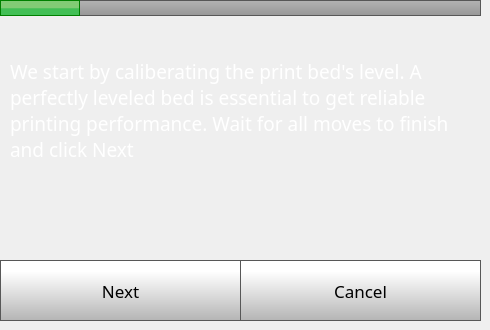
    <widget class="QWidget" name="step1Page">
     <widget class="QLabel" name="caliberateLabel_5">
      <property name="geometry">
       <rect>
        <x>0</x>
        <y>0</y>
        <width>80</width>
        <height>16</height>
       </rect>
      </property>
      <property name="font">
       <font>
        <family>Gotham</family>
        <pointsize>14</pointsize>
        <weight>50</weight>
        <bold>false</bold>
       </font>
      </property>
      <property name="styleSheet">
       <string notr="true">	background-color: qlineargradient(spread:pad, x1:0, y1:0.523, x2:0, y2:0.534, stop:0 rgba(130, 203, 117, 255), stop:1 rgba(66, 191, 85, 255));
border: 1px solid green;</string>
      </property>
      <property name="text">
       <string/>
      </property>
     </widget>
     <widget class="QLabel" name="caliberateLabel_6">
      <property name="geometry">
       <rect>
        <x>10</x>
        <y>20</y>
        <width>461</width>
        <height>181</height>
       </rect>
      </property>
      <property name="font">
       <font>
        <family>Gotham</family>
        <pointsize>14</pointsize>
        <weight>50</weight>
        <bold>false</bold>
       </font>
      </property>
      <property name="styleSheet">
       <string notr="true">color: rgb(255, 255, 255);</string>
      </property>
      <property name="text">
       <string>We start by caliberating the print bed's level. A perfectly leveled bed is essential to get reliable printing performance. Wait for all moves to finish and click Next</string>
      </property>
      <property name="wordWrap">
       <bool>true</bool>
      </property>
     </widget>
     <widget class="QPushButton" name="step1NextButton">
      <property name="geometry">
       <rect>
        <x>0</x>
        <y>260</y>
        <width>241</width>
        <height>61</height>
       </rect>
      </property>
      <property name="font">
       <font>
        <family>Gotham</family>
        <pointsize>13</pointsize>
       </font>
      </property>
      <property name="styleSheet">
       <string notr="true">QPushButton {
     border: 1px solid rgb(87, 87, 87);
	background-color: qlineargradient(spread:pad, x1:0, y1:1, x2:0, y2:0.188, stop:0 rgba(180, 180, 180, 255), stop:1 rgba(255, 255, 255, 255));


}

QPushButton:pressed {
    background-color: qlineargradient(x1: 0, y1: 0, x2: 0, y2: 1,
                                      stop: 0 #dadbde, stop: 1 #f6f7fa);
}

QPushButton:flat {
    border: none; /* no border for a flat push button */
}

QPushButton:default {
    border-color: navy; /* make the default button prominent */
}

QPushButton:focus {
	outline: none;
}</string>
      </property>
      <property name="text">
       <string>Next</string>
      </property>
      <property name="iconSize">
       <size>
        <width>40</width>
        <height>40</height>
       </size>
      </property>
     </widget>
     <widget class="QPushButton" name="step1CancelButton">
      <property name="geometry">
       <rect>
        <x>240</x>
        <y>260</y>
        <width>241</width>
        <height>61</height>
       </rect>
      </property>
      <property name="font">
       <font>
        <family>Gotham</family>
        <pointsize>13</pointsize>
       </font>
      </property>
      <property name="styleSheet">
       <string notr="true">QPushButton {
     border: 1px solid rgb(87, 87, 87);
	background-color: qlineargradient(spread:pad, x1:0, y1:1, x2:0, y2:0.188, stop:0 rgba(180, 180, 180, 255), stop:1 rgba(255, 255, 255, 255));


}

QPushButton:pressed {
    background-color: qlineargradient(x1: 0, y1: 0, x2: 0, y2: 1,
                                      stop: 0 #dadbde, stop: 1 #f6f7fa);
}

QPushButton:flat {
    border: none; /* no border for a flat push button */
}

QPushButton:default {
    border-color: navy; /* make the default button prominent */
}

QPushButton:focus {
	outline: none;
}</string>
      </property>
      <property name="text">
       <string>Cancel</string>
      </property>
      <property name="iconSize">
       <size>
        <width>40</width>
        <height>40</height>
       </size>
      </property>
     </widget>
     <widget class="QLabel" name="printPreviewSelected_3">
      <property name="geometry">
       <rect>
        <x>160</x>
        <y>110</y>
        <width>150</width>
        <height>150</height>
       </rect>
      </property>
      <property name="styleSheet">
       <string notr="true">background-color: rgba(255, 255, 255, 0);</string>
      </property>
      <property name="text">
       <string/>
      </property>
      <property name="scaledContents">
       <bool>true</bool>
      </property>
     </widget>
     <widget class="QLabel" name="caliberateLabel_16">
      <property name="geometry">
       <rect>
        <x>0</x>
        <y>0</y>
        <width>481</width>
        <height>16</height>
       </rect>
      </property>
      <property name="font">
       <font>
        <family>Gotham</family>
        <pointsize>14</pointsize>
        <weight>50</weight>
        <bold>false</bold>
       </font>
      </property>
      <property name="styleSheet">
       <string notr="true">    border: 1px solid rgb(87, 87, 87);
 /*  border-bottom-left-radius: 10px;
 border-bottom-right-radius: 10px;*/
	background-color: qlineargradient(spread:pad, x1:0, y1:1, x2:0, y2:0, stop:0 rgba(150, 150, 150, 255), stop:1 rgba(180, 180, 180, 255));</string>
      </property>
      <property name="text">
       <string/>
      </property>
     </widget>
     <zorder>caliberateLabel_16</zorder>
     <zorder>caliberateLabel_5</zorder>
     <zorder>caliberateLabel_6</zorder>
     <zorder>step1NextButton</zorder>
     <zorder>step1CancelButton</zorder>
     <zorder>printPreviewSelected_3</zorder>
    </widget>
